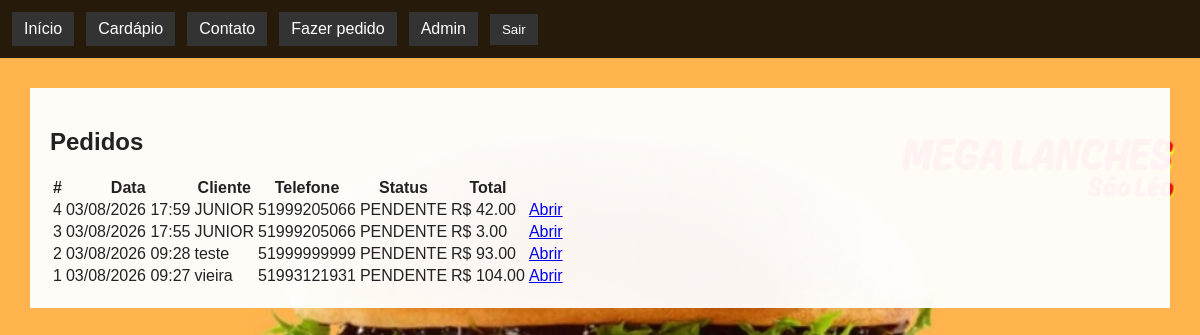
Page /admin/pedidos (signed in) on the committed database.
### app/models/order.py (models this page shows)
class Order(db.Model):
    __tablename__ = "orders"
    id = db.Column(db.Integer, primary_key=True)
    client_id = db.Column(db.Integer, db.ForeignKey("clients.id"), nullable=True)
    user_id = db.Column(db.Integer, db.ForeignKey("users.id"), nullable=True)
    total = db.Column(db.Numeric(10, 2), nullable=False)
    delivery_fee = db.Column(db.Numeric(10, 2), default=0, nullable=False)
    notes = db.Column(db.Text)
    status = db.Column(db.String(20), default="PENDENTE", nullable=False)
    created_at = db.Column(db.DateTime(timezone=True), default=lambda: datetime.now(timezone.utc), nullable=False)
    updated_at = db.Column(
        db.DateTime(timezone=True),
        default=lambda: datetime.now(timezone.utc),
        onupdate=lambda: datetime.now(timezone.utc),
        nullable=False,
    )
    client = db.relationship("Client", back_populates="orders")
    user = db.relationship("User")
    items = db.relationship("OrderItem", back_populates="order", cascade="all, delete-orphan")

### app/models/client.py (models this page shows)
class Client(db.Model):
    __tablename__ = "clients"
    id = db.Column(db.Integer, primary_key=True)
    name = db.Column(db.String(100), nullable=False)
    phone = db.Column(db.String(20), unique=True, index=True, nullable=False)
    address = db.Column(db.String(200))
    neighborhood = db.Column(db.String(50))
    created_at = db.Column(db.DateTime(timezone=True), default=lambda: datetime.now(timezone.utc), nullable=False)
    orders = db.relationship("Order", back_populates="client")

### app/routes/admin.py (the view)
@admin_bp.get("/pedidos")
@login_required
def pedidos_lista():
    admin_required()
    orders = Order.query.order_by(Order.created_at.desc()).limit(100).all()
    return render_template("admin/pedidos_lista.html", orders=orders)

### app/__init__.py (called while the page is built)
@login_manager.user_loader
def load_user(user_id):
    return db.session.get(User, int(user_id))

### app/routes/admin.py (called while the page is built)
def admin_required():
    if not current_user.is_authenticated or not current_user.is_admin:
        abort(403)

### app/templates/admin/pedidos_lista.html (shortened to what this page needs)
{% extends "base.html" %}
{% block content %}
<div class="container">
    <h2 class="mb-4">
        Pedidos
    </h2>
    {% if orders %}
    <table class="table table-striped table-hover align-middle">
        <thead>
            <tr>
                <th>#</th>
                <th>Data</th>
                <th>Cliente</th>
                <th>Telefone</th>
                <th>Status</th>
                <th>Total</th>
                <th></th>
            </tr>
        </thead>
        <tbody>
        {% for order in orders %}
            <tr>
                <td>
                    {{ order.id }}
                </td>
                <td>
                    {{ order.created_at.strftime("%d/%m/%Y %H:%M") }}
                </td>
                <td>
                    {% if order.client %}
                        {{ order.client.name }}
                    {% else %}
                        —
                    {% endif %}
                </td>
                <td>
                    {% if order.client %}
                        {{ order.client.phone }}
                    {% endif %}
                </td>
                <td>
                    <span class="badge bg-secondary">
                        {{ order.status }}
                    </span>
                </td>
                <td>
                    R$
                    {{ "%.2f"|format(order.total|float) }}
                </td>
                <td>
                    <a
                        href="{{ url_for('admin.pedido_detalhe', id=order.id) }}"
                        class="btn btn-primary btn-sm">
                        Abrir
                    </a>
                </td>
            </tr>
        {% endfor %}
        </tbody>
    </table>
    {% else %}
    <div class="alert alert-info">
        Nenhum pedido encontrado.
    </div>
    {% endif %}
</div>
{% endblock %}

### app/static/css/style.css (style rules this page uses)
body { margin: 0; font-family: Arial, sans-serif; background: #f4f4f4 url("../images/fundo.jpg") center/cover fixed no-repeat; color: #222; }

### rows in the picture
Order: id "4", created_at "03/08/2026 17:59", client.name "JUNIOR", client.phone "51999205066", status "PENDENTE", total "42.00"
Order: id "3", created_at "03/08/2026 17:55", client.name "JUNIOR", client.phone "51999205066", status "PENDENTE", total "3.00"
Order: id "2", created_at "03/08/2026 09:28", client.name "teste", client.phone "51999999999", status "PENDENTE", total "93.00"
Order: id "1", created_at "03/08/2026 09:27", client.name "vieira", client.phone "51993121931", status "PENDENTE", total "104.00"
